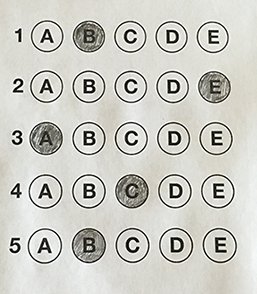
#> input picture Chapter 4/images/test_01.png, 257 x 294 px
$ python test_grader.py --image images/test_01.png
#> lines starting #> are read from the running program, lines starting #| are printed output that depends on the picture; after the words box and inside, x2 and y2 are one past the last pixel; in counts of white or black regions, pixels touching at a corner belong together
# USAGE
# python test_grader.py --image images/test_01.png

# import the necessary packages
from imutils.perspective import four_point_transform
from imutils import contours
import numpy as np
import argparse
import imutils
import cv2

# construct the argument parse and parse the arguments
ap = argparse.ArgumentParser()
ap.add_argument("-i", "--image", required=True, help="path to the input image")
args = vars(ap.parse_args())

# define the answer key which maps the question number to the correct answer
ANSWER_KEY = {0: 1, 1: 4, 2: 0, 3: 3, 4: 1}

# load the image, convert it to grayscale, blur it slightly, then find edges
image = cv2.imread(args["image"])
#> image is the input picture: shape (294, 257, 3); mean B, G, R 196.6, 203.2, 203.5
gray = cv2.cvtColor(image, cv2.COLOR_BGR2GRAY)
blurred = cv2.GaussianBlur(gray, (5, 5), 0)
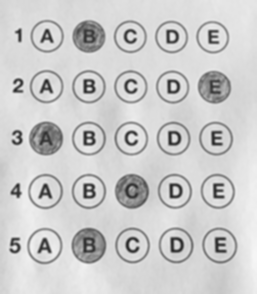
#> blurred: shape (294, 257); min 35, max 245, mean 202.6
edged = cv2.Canny(blurred, 75, 200)
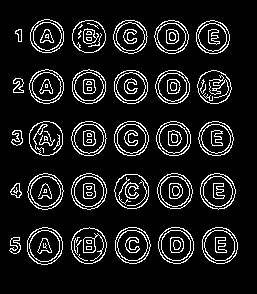
#> edged: shape (294, 257); 10.3% white in thin lines or dots, all inside (x1, y1, x2, y2) = (9, 19, 238, 265)

# find contours in the edge map, then initialize the contour that corresponds to the document
cnts = cv2.findContours(edged.copy(), cv2.RETR_EXTERNAL,
	cv2.CHAIN_APPROX_SIMPLE)
#> cnts = 30 contours; largest, box (x1, y1, x2, y2) and area: (27, 227, 63, 265) 1034, (202, 227, 238, 264) 1012, (158, 227, 194, 264) 1011, (115, 227, 151, 264) 1000, (71, 227, 107, 264) 989
cnts = imutils.grab_contours(cnts)
docCnt = None

# ensure that at least one contour was found
if len(cnts) > 0:
	# sort the contours according to their size in descending order
	cnts = sorted(cnts, key=cv2.contourArea, reverse=True)

	# loop over the sorted contours
	for c in cnts:
		# approximate the contour
		peri = cv2.arcLength(c, True)
		approx = cv2.approxPolyDP(c, 0.02 * peri, True)

		# if our approximated contour has four points, then we can assume we have found the paper
		if len(approx) == 4:
			docCnt = approx
			break
#> this loop made 30 passes
#> peri on passes 1 to 12: 120, 118.6, 118.6, 119.2, 118.6, 118.2, 118, 117.4, 116, 114.3, 114.6, 115.2

# apply a four point perspective transform to both the original image and grayscale image to obtain a top-down birds eye view of the paper
#> (the run stopped early here; a loop or call above may not have finished)

$ run again, with Chapter 4/images/test_02.png copied over Chapter 4/images/test_01.png
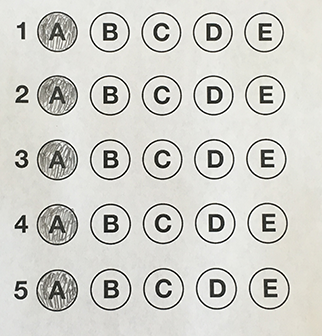
#> input picture Chapter 4/images/test_02.png, 322 x 336 px
#> image is the input picture: shape (336, 322, 3); mean B, G, R 203.2, 208.9, 209.1
#> `blurred = cv2.GaussianBlur(gray, (5, 5), 0)`:
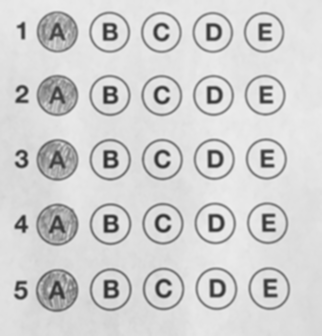
#> blurred: shape (336, 322); min 41, max 238, mean 208.3
#> `edged = cv2.Canny(blurred, 75, 200)`:
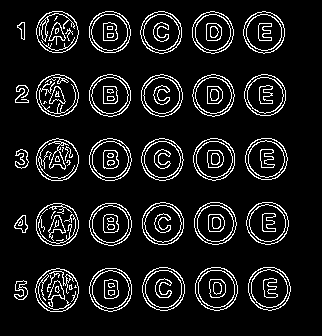
#> edged: shape (336, 322); 9.5% white in thin lines or dots, all inside (x1, y1, x2, y2) = (14, 11, 291, 312)
#> cnts = 30 contours; largest, box (x1, y1, x2, y2) and area: (35, 268, 79, 312) 1451, (89, 268, 132, 312) 1440, (195, 267, 238, 311) 1438, (142, 267, 185, 311) 1431, (248, 267, 291, 311) 1426
#> the loop `for c in cnts:` made 30 passes
#> peri on passes 1 to 8: 142.7, 142.5, 142.5, 141.9, 141.9, 141.1, 140.5, 140.5

$ run again, with Chapter 4/images/test_03.png copied over Chapter 4/images/test_01.png
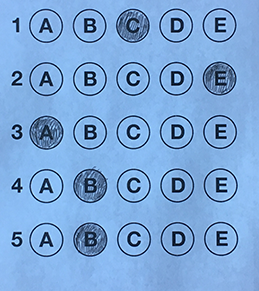
#> input picture Chapter 4/images/test_03.png, 259 x 291 px
#> image is the input picture: shape (291, 259, 3); mean B, G, R 216.8, 166.8, 123.7
#> `blurred = cv2.GaussianBlur(gray, (5, 5), 0)`:
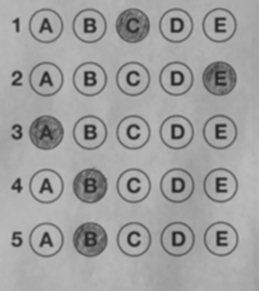
#> blurred: shape (291, 259); min 34, max 187, mean 159.6
#> `edged = cv2.Canny(blurred, 75, 200)`:
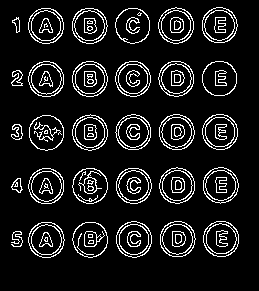
#> edged: shape (291, 259); 10.3% white in thin lines or dots, all inside (x1, y1, x2, y2) = (11, 7, 239, 258)
#> cnts = 30 contours, 1 with area under 20; largest, box (x1, y1, x2, y2) and area: (28, 222, 65, 258) 995, (116, 221, 152, 258) 994, (28, 168, 64, 204) 989, (203, 221, 239, 257) 986, (116, 168, 152, 204) 984
#> the loop `for c in cnts:` made 30 passes
#> peri on passes 1 to 8: 118.6, 118.6, 117.7, 117.2, 117.2, 116.6, 118, 117.2

$ run again, with Chapter 4/images/test_04.png copied over Chapter 4/images/test_01.png
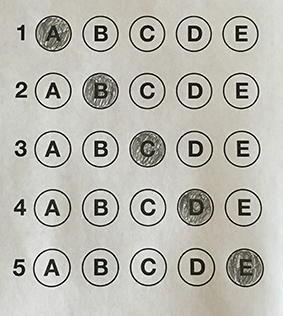
#> input picture Chapter 4/images/test_04.png, 283 x 316 px
#> image is the input picture: shape (316, 283, 3); mean B, G, R 176.8, 184.7, 186
#> `blurred = cv2.GaussianBlur(gray, (5, 5), 0)`:
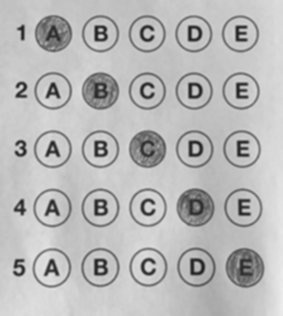
#> blurred: shape (316, 283); min 32, max 236, mean 184.2
#> `edged = cv2.Canny(blurred, 75, 200)`:
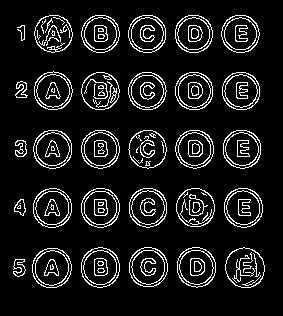
#> edged: shape (316, 283); 9.9% white in thin lines or dots, all inside (x1, y1, x2, y2) = (13, 15, 265, 288)
#> cnts = 30 contours, 1 with area under 20; largest, box (x1, y1, x2, y2) and area: (32, 248, 72, 288) 1222, (225, 247, 265, 288) 1218, (177, 247, 216, 288) 1212, (81, 247, 120, 288) 1206, (129, 247, 168, 287) 1194
#> the loop `for c in cnts:` made 30 passes
#> peri on passes 1 to 8: 130.8, 131.6, 130.8, 130.2, 128.8, 128.8, 128.8, 128.2
